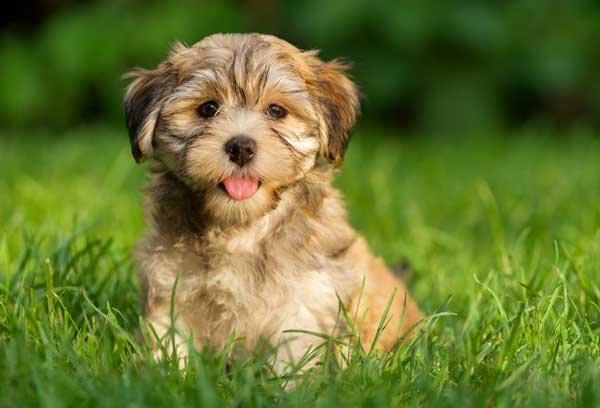
#> input picture Python for Computer Vision with OpenCV/img/cute-puppy.jpg, 600 x 408 px
$ python '01. Opening Image file in a notebook.py'
#> lines starting #> are read from the running program, lines starting #| are printed output that depends on the picture
import numpy as np
import cv2
import matplotlib.pyplot as plt

img = cv2.imread('../img/cute-puppy.jpg')
#> img is the input picture: shape (408, 600, 3); mean B, G, R 48.5, 118.5, 103.6

img2 = cv2.imread('../img/test1.jpg',cv2.IMREAD_GRAYSCALE)
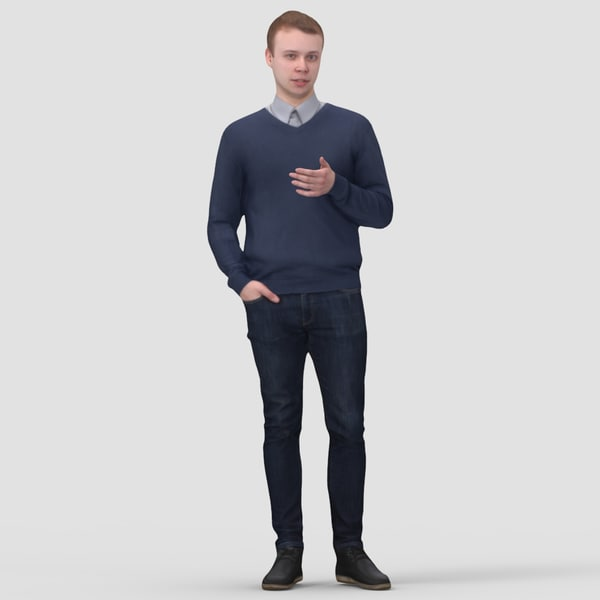
#> input picture Python for Computer Vision with OpenCV/img/test1.jpg, 600 x 600 px
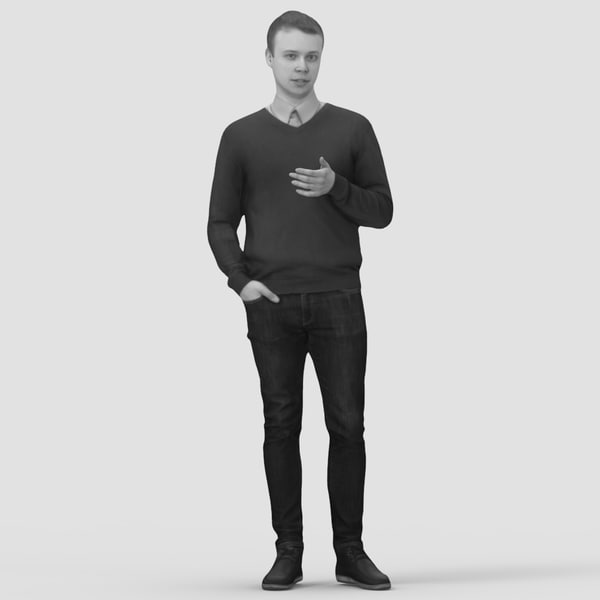
#> img2: shape (600, 600); min 0, max 255, mean 198

new_img = cv2.resize(img2,(1000,400))
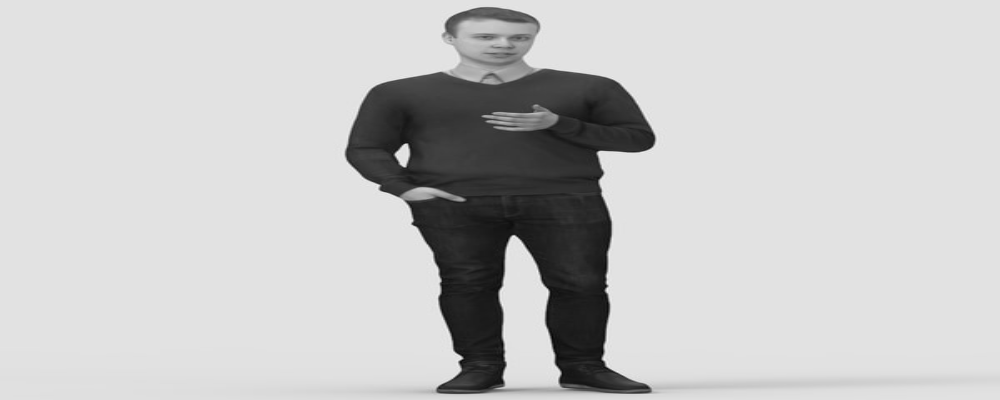
#> new_img: shape (400, 1000); min 0, max 247, mean 198

cv2.imshow("Test Image", img)
cv2.imshow("Test Image", img2)
cv2.imshow("Test Image", new_img)


plt.imshow(img)
cv2.waitKey(0)
